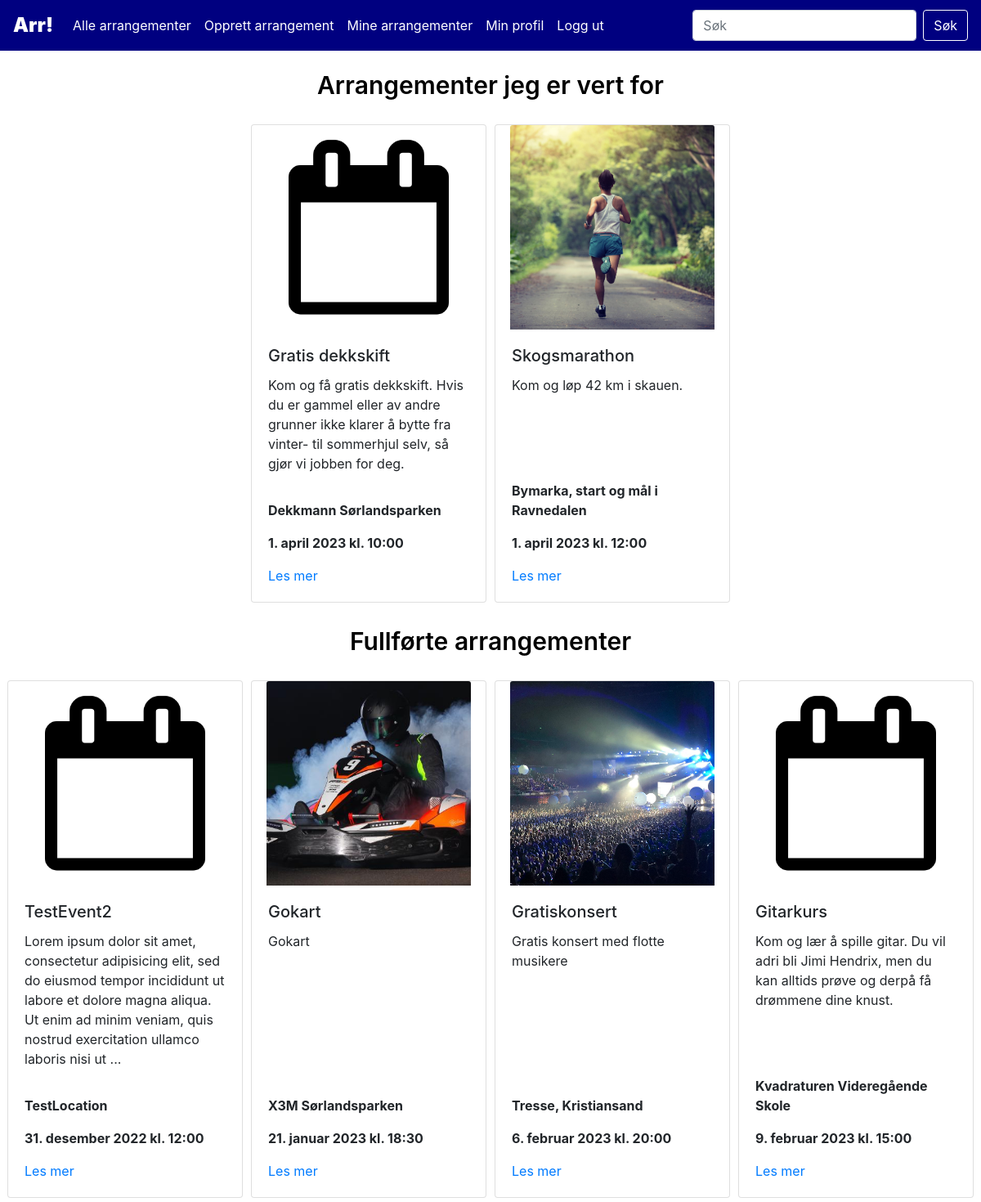
Screenshot of /showAll.php?key=host (signed in) with the database file from the repository.
### tables this page shows
CREATE TABLE `events` (
  `event_id` int(10) NOT NULL,
  `title` varchar(100) NOT NULL,
  `info` varchar(1000) NOT NULL,
  `host` int(10) NOT NULL,
  `location` varchar(200) NOT NULL,
  `time` datetime NOT NULL,
  `category_id` int(10) NOT NULL,
  `endtime` datetime DEFAULT NULL,
  `ticketprice` varchar(10) DEFAULT NULL,
  `website` varchar(200) DEFAULT NULL,
  `img_path` varchar(200) DEFAULT NULL
);

### assets/lib/class.Event.php (called while the page is built, shortened)
<?php
class Event{
    function eventsByHost($host, $number, $comingEvents){
        $dbConn = new DbConn();
        $conn = $dbConn->connect();
        if($number == null){
            $limit = ";";
        }
        else{
            $limit = " LIMIT $number;";
        }
        if($comingEvents){
            $time = " AND time >= CURRENT_DATE ";
        }
        else $time = " AND time < CURRENT_DATE ";
        $sql = "SELECT event_id, title, info, location, time
        FROM eventhandling.events
        INNER JOIN eventhandling.users ON users.user_id = events.host
        WHERE host = $host" . $time .
        "ORDER BY time ASC" .
        $limit;
        $result = $conn->query($sql);
        return $result;
    }
}
?>

### assets/lib/class.Display.php (the view)
<?php
    class Display{
        function displayCards($result){
            if ($result->num_rows > 0) {
                echo "<div class=\"flex-container\">";
                while($row = $result->fetch_assoc()) {
                    $datetime = new DateTimeImmutable($row['time']);
                    if(file_exists("assets/img/event" . $row['event_id'] . ".jpg")) $img = $img = "assets/img/event" . $row['event_id'] . ".jpg";
                    else $img = "assets/img/stock.png";
                    if(strlen($row['info']) > 200){
                        $info = substr($row["info"],0,200) . "...";
                    }
                    else $info = $row['info'];
                    echo "
                    <div class=\"card\" style=\"width: 18rem;\">
                    <div class=\"card-img\">
                        <img class=\"card-img-top\" src=\"" . $img . "\" alt=\"Arrangementsbilde\">
                    </div>
                    <div class=\"card-body d-flex flex-column\">
                        <h5 class=\"card-title\">" . $row["title"] . "</h5>
                        <p class=\"card-text\">$info</p>
                    </div>
                    <div class=\"card-footer\">
                        <p class=\"card-text\"><strong>" . $row["location"] . "</strong></p>
                        <p class=\"card-text\"><strong>" . self::formatDatetime($datetime) . "</strong></p>
                        <a href=\"event.php?event_id=" . $row['event_id'] . "\" class\"btn btn-primary\">Les mer</a>
                    </div>
                    </div>
                    ";
                }
                echo "</div>";
                }
                else {
                echo "<div class='no-results'><text>Ingen treff</text></div>";
            }
        }
        function translateMonth($month){
            return $translated = match($month){
                "January"=>"januar",
                "February"=>"februar",
                "March"=>"mars",
                "April"=>"april",
                "May"=>"mai",
                "June"=>"juni",
                "July"=>"juli",
                "August"=>"august",
                "September"=>"september",
                "October"=>"oktober",
                "November"=>"november",
                "December"=>"desember"
            };
        }
        function formatDatetime($datetime){
            $formattedDatetime = $datetime->format('j.') . " " . self::translateMonth($datetime->format('F')) . " " . $datetime->format('Y') . " kl. " . $datetime->format('H:i');
            return $formattedDatetime;
        }
    }
?>

### assets/css/styles.css (style rules this page uses)
.flex-container { display: flex !important; flex-direction: row !important; flex-wrap: wrap !important; justify-content: center; }
.card { margin: 5px; }
.card-img { display: flex; justify-content: center; }
.card-img img { height: 250px; max-width: 250px; object-fit: cover; width: auto; }
.card-footer { padding-left: 1.25rem; padding-bottom: 1.25rem; background-color: rgba(0,0,0,0); border-top: 1px solid rgba(0,0,0,0); }

### rows the page displays
events: title "Gratis dekkskift", info "Kom og få gratis dekkskift. Hvis du er gammel eller av andre grunner ikke klarer å bytte fra vinter- til sommerhjul selv, så gjør vi jobben for deg.", location "Dekkmann Sørlandsparken", time "1. april 2023 kl. 10:00"
events: shows a picture, title "Skogsmarathon", info "Kom og løp 42 km i skauen.", location "Bymarka, start og mål i Ravnedalen", time "1. april 2023 kl. 12:00"
events: title "TestEvent2", info "Lorem ipsum dolor sit amet, consectetur adipisicing elit, sed do eiusmod tempor incididunt ut labore et dolore magna aliqua. Ut enim ad minim veniam, quis nostrud exercitation ullamco laboris nisi ut ...", location "TestLocation", time "31. desember 2022 kl. 12:00"
events: shows a picture, title "Gokart", info "Gokart", location "X3M Sørlandsparken", time "21. januar 2023 kl. 18:30"
events: shows a picture, title "Gratiskonsert", info "Gratis konsert med flotte musikere", location "Tresse, Kristiansand", time "6. februar 2023 kl. 20:00"
events: title "Gitarkurs", info "Kom og lær å spille gitar. Du vil adri bli Jimi Hendrix, men du kan alltids prøve og derpå få drømmene dine knust.", location "Kvadraturen Videregående Skole", time "9. februar 2023 kl. 15:00"
